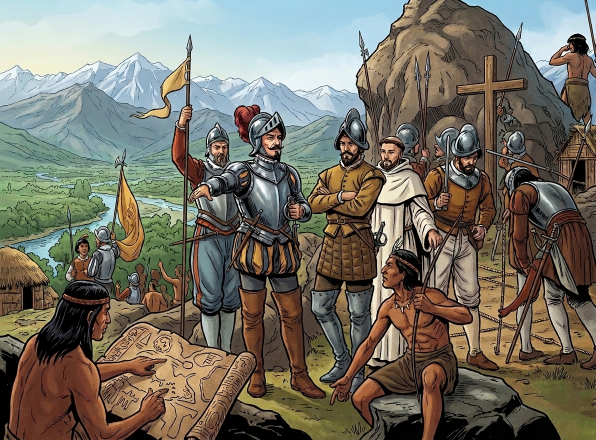
#> input picture imagenes/id_02_fundacion_de_santiago.png, 1191 x 880 px, given in place of id_76_combate_naval_de_iquique.png, which was not available (shown at 1/2 size)
$ python generar_carta_premium.py
#> lines starting #> are read from the running program, lines starting #| are printed output that depends on the picture; pictures that were not available may be replaced by others from this repository, and a replacement may not be noted
"""
generar_carta_premium.py
========================
Genera cartas físicas PREMIUM (fondo negro/dorado) para Misterios de Chile.
Usa el mismo diseño exacto de las cartas 76-80.

DEPENDENCIAS:
    pip install pillow

USO:
    python generar_carta_premium.py

    Para agregar una carta nueva, agrega una entrada al array CARTAS al final
    del archivo y vuelve a ejecutar. Solo genera las cartas listadas.

SALIDA:
    cartas/id_XX_carta_v2.png   (750x1050 px, 150 dpi)
"""

from PIL import Image, ImageDraw, ImageFont
import os, math

# ── Rutas ────────────────────────────────────────────────────────────────────
BASE_DIR  = os.path.dirname(os.path.abspath(__file__))   # misterios-seed/
ROOT_DIR  = os.path.dirname(BASE_DIR)                    # Juego Chile/
IMG_DIR   = os.path.join(ROOT_DIR, "imagenes")
OUT_DIR   = os.path.join(ROOT_DIR, "cartas")

# ── Dimensiones ──────────────────────────────────────────────────────────────
W, H = 750, 1050

# ── Paleta premium ───────────────────────────────────────────────────────────
BG         = (8,  10, 20)
DARK_SLATE = (14, 18, 36)
GOLD_HI    = (255, 215, 80)
GOLD       = (210, 168, 52)
GOLD_DIM   = (160, 128, 38)
GOLD_DK    = (100,  78, 22)
COPPER     = (185, 120, 45)
COPPER_DK  = (130,  80, 25)
CREAM      = (240, 220, 165)
CREAM_DIM  = (190, 168, 115)

# ── Zonas verticales ─────────────────────────────────────────────────────────
Y_CROWN   = 5
Y_YEAR    = 60
Y_SPEC    = 172
Y_TITLE   = 195
Y_TBOT    = 250
Y_IBOT    = 695
Y_TEXT    = 703
Y_FLINE   = H - 58
Y_FOOT    = H - 50
IL, IR    = 24, W - 24

# ── Fuentes ──────────────────────────────────────────────────────────────────
def lf(path, size):
    try:    return ImageFont.truetype(path, size)
    except: return ImageFont.load_default()

SANS_BD  = "/usr/share/fonts/truetype/dejavu/DejaVuSans-Bold.ttf"
SANS     = "/usr/share/fonts/truetype/dejavu/DejaVuSans.ttf"
SERIF_BD = "/usr/share/fonts/truetype/freefont/FreeSerifBold.ttf"
# macOS fallback
if not os.path.exists(SERIF_BD):
    for p in ["/System/Library/Fonts/Times New Roman Bold.ttf",
              "/Library/Fonts/Times New Roman Bold.ttf",
              SANS_BD]:
        if os.path.exists(p): SERIF_BD = p; break

f_year    = lf(SERIF_BD, 104)
f_special = lf(SANS_BD,  15)
f_title   = lf(SANS_BD,  26)
f_label   = lf(SANS_BD,  19)
f_body    = lf(SANS,     18)
f_footer  = lf(SANS_BD,  17)

# ── Helpers ──────────────────────────────────────────────────────────────────
def rr(draw, xy, r, fill=None, outline=None, w=1):
    draw.rounded_rectangle(xy, radius=r, fill=fill, outline=outline, width=w)

def cx_text(draw, text, font, y, color, width=W):
    bb = draw.textbbox((0, 0), text, font=font)
    draw.text(((width - (bb[2]-bb[0])) // 2, y), text, font=font, fill=color)

def diamond(draw, cx, cy, size, color):
    draw.polygon([(cx,cy-size),(cx+size,cy),(cx,cy+size),(cx-size,cy)], fill=color)

def star_points(cx, cy, r_out, r_in, n=8):
    pts = []
    for i in range(n * 2):
        angle = math.pi / n * i - math.pi / 2
        r = r_out if i % 2 == 0 else r_in
        pts.append((cx + r * math.cos(angle), cy + r * math.sin(angle)))
    return pts

def corner_ornament(draw, cx, cy, dx, dy, arm=44):
    draw.line([(cx, cy),(cx+dx*arm, cy)],     fill=GOLD, width=2)
    draw.line([(cx, cy),(cx, cy+dy*arm)],     fill=GOLD, width=2)
    draw.line([(cx, cy),(cx+dx*(arm//2), cy)],fill=GOLD_HI, width=1)
    draw.line([(cx, cy),(cx, cy+dy*(arm//2))],fill=GOLD_HI, width=1)
    pts = star_points(cx, cy, 10, 4, n=8)
    draw.polygon(pts, fill=GOLD)
    diamond(draw, cx+dx*(arm+7), cy, 5, GOLD_DIM)
    diamond(draw, cx, cy+dy*(arm+7), 5, GOLD_DIM)

def side_diamonds(draw, spacing=52):
    for y in range(spacing//2, H, spacing):
        diamond(draw, 9,   y, 3, GOLD_DIM)
        diamond(draw, W-9, y, 3, GOLD_DIM)
    for x in range(spacing//2, W, spacing):
        diamond(draw, x, 9,   3, GOLD_DIM)
        diamond(draw, x, H-9, 3, GOLD_DIM)

def draw_crown(draw, cx, top_y):
    bw, bh = 68, 20
    bx, by = cx-bw//2, top_y+26
    draw.rectangle([bx, by, bx+bw, by+bh], fill=GOLD)
    for px, ph in [(bx+4,16),(cx,24),(bx+bw-4,16)]:
        draw.polygon([(px-9,by),(px,by-ph),(px+9,by)], fill=GOLD)
    for px in [bx+12, cx, bx+bw-12]:
        draw.ellipse([(px-4,by+3),(px+4,by+11)], fill=BG, outline=GOLD_DIM, width=1)

def wrap_draw(draw, text, font, x, y, max_w, lh, color):
    words = text.split()
    lines, cur = [], ""
    for w in words:
        test = (cur + " " + w).strip()
        if draw.textbbox((0,0), test, font=font)[2] <= max_w:
            cur = test
        else:
            if cur: lines.append(cur)
            cur = w
    if cur: lines.append(cur)
    for i, line in enumerate(lines):
        draw.text((x, y + i*lh), line, font=font, fill=color)
    return y + len(lines) * lh

# ── Función principal ─────────────────────────────────────────────────────────
def generar_carta(card):
    img  = Image.new("RGB", (W, H), BG)
    draw = ImageDraw.Draw(img)

    rr(draw, [0,0,W-1,H-1], r=18, fill=BG)

    # Triple marco
    rr(draw, [4,4,W-5,H-5],     r=18, fill=None, outline=GOLD,    w=3)
    rr(draw, [10,10,W-11,H-11], r=14, fill=None, outline=GOLD_DIM,w=1)
    rr(draw, [14,14,W-15,H-15], r=11, fill=None, outline=GOLD_DK, w=1)

    side_diamonds(draw, spacing=52)

    for (cx,cy),(dx,dy) in [((IL,18),(1,1)),((IR,18),(-1,1)),
                             ((IL,H-18),(1,-1)),((IR,H-18),(-1,-1))]:
        corner_ornament(draw, cx, cy, dx, dy)

    draw_crown(draw, W//2, Y_CROWN)

    # Año
    cx_text(draw, card["anio"], f_year, Y_YEAR, GOLD_HI)
    draw.line([(IL+20, Y_YEAR+108),(IR-20, Y_YEAR+108)], fill=GOLD_DIM, width=1)
    for px in [W//2-50, W//2, W//2+50]:
        diamond(draw, px, Y_YEAR+108, 4, GOLD)

    # Banda CARTA ESPECIAL
    rr(draw, [IL, Y_SPEC-2, IR, Y_SPEC+22], r=2,
       fill=(30,22,8), outline=GOLD_DIM, w=1)
    cx_text(draw, "✦  CARTA ESPECIAL  ✦", f_special, Y_SPEC+2, GOLD)

    # Banda título
    rr(draw, [IL, Y_TITLE, IR, Y_TBOT], r=4,
       fill=COPPER_DK, outline=COPPER, w=2)
    draw.line([(IL+6, Y_TITLE+4),(IR-6, Y_TITLE+4)], fill=COPPER, width=1)
    draw.line([(IL+6, Y_TBOT-4),(IR-6, Y_TBOT-4)], fill=COPPER, width=1)

    evento = card["evento"]
    f_ev = f_title
    while draw.textbbox((0,0), evento, font=f_ev)[2] > IR-IL-24 and f_ev.size > 15:
        f_ev = lf(SANS_BD, f_ev.size - 2)
    title_y = Y_TITLE + (Y_TBOT-Y_TITLE - (draw.textbbox((0,0),evento,font=f_ev)[3]-draw.textbbox((0,0),evento,font=f_ev)[1]))//2
    cx_text(draw, evento, f_ev, title_y, CREAM, W)

    # Imagen histórica
    img_path = os.path.join(IMG_DIR, card["img"])
    hist = Image.open(img_path).convert("RGB")
    IW, IH = IR-IL, Y_IBOT-Y_TBOT
    ratio = max(IW/hist.width, IH/hist.height)
    nw, nh = int(hist.width*ratio), int(hist.height*ratio)
    hist = hist.resize((nw, nh), Image.LANCZOS)
    cx2, cy2 = (nw-IW)//2, (nh-IH)//2
    hist = hist.crop((cx2, cy2, cx2+IW, cy2+IH))
    img.paste(hist, (IL, Y_TBOT))

    rr(draw, [IL, Y_TBOT, IR, Y_IBOT], r=0, fill=None, outline=GOLD, w=2)
    rr(draw, [IL+4, Y_TBOT+4, IR-4, Y_IBOT-4], r=0, fill=None, outline=GOLD_DK, w=1)
    for (px,py) in [(IL,Y_TBOT),(IR,Y_TBOT),(IL,Y_IBOT),(IR,Y_IBOT)]:
        diamond(draw, px, py, 6, GOLD)

    # Área de texto
    rr(draw, [IL, Y_TEXT, IR, Y_FLINE-4], r=6,
       fill=DARK_SLATE, outline=GOLD_DIM, w=1)
    TX, TW = IL+16, IR-IL-32
    ty = Y_TEXT + 14
    draw.text((TX, ty), "DESCRIPCIÓN:", font=f_label, fill=GOLD)
    ty += 25
    ty = wrap_draw(draw, card["desc"], f_body, TX, ty, TW, 21, CREAM_DIM) + 10
    draw.text((TX, ty), "PERSONAJES:", font=f_label, fill=GOLD)
    ty += 23
    wrap_draw(draw, card["personajes"], f_body, TX, ty, TW, 21, CREAM)

    # Footer
    draw.line([(IL, Y_FLINE),(IR, Y_FLINE)], fill=GOLD, width=2)
    rr(draw, [IL, Y_FOOT, IR, H-6], r=5, fill=(18,14,4), outline=GOLD_DIM, w=1)
    draw.text((IL+12, Y_FOOT+6), f"ID {card['num']}", font=f_footer, fill=GOLD_HI)
    cx_text(draw, "★  EDICIÓN ESPECIAL  ★", f_footer, Y_FOOT+6, GOLD, W)
    dif_txt = f"◆ {card['dif']}"
    bb = draw.textbbox((0,0), dif_txt, font=f_footer)
    draw.text((IR-(bb[2]-bb[0])-12, Y_FOOT+6), dif_txt, font=f_footer, fill=GOLD_HI)

    out = os.path.join(OUT_DIR, f"id_{card['num']}_carta_v2.png")
    img.save(out, "PNG", dpi=(150, 150))
    print(f"  ✅  {out}")

# ── CARTAS A GENERAR ─────────────────────────────────────────────────────────
# Para agregar una carta nueva, copia el bloque y rellena los campos.
# "num"        → ID de 2 dígitos (ej: "81")
# "anio"       → Año del evento (ej: "1920")
# "evento"     → Título en MAYÚSCULAS (ej: "NOMBRE DEL EVENTO")
# "img"        → Nombre del archivo en imagenes/ (con extensión)
# "desc"       → Descripción para la carta (máx ~300 caracteres)
# "personajes" → Nombres separados por · o coma
# "dif"        → "Fácil", "Media" o "Difícil"

CARTAS = [
    {
        "num": "76", "anio": "1879", "evento": "COMBATE NAVAL DE IQUIQUE",
        "img": "id_76_combate_naval_de_iquique.png",
        "desc": "Fue una batalla naval crucial donde la corbeta Esmeralda fue hundida por el blindado Huáscar. El comandante Arturo Prat se negó a rendirse, transformándose en el héroe naval más importante de la historia chilena.",
        "personajes": "Arturo Prat · Miguel Grau", "dif": "Fácil",
    },
    {
        "num": "77", "anio": "1880", "evento": "CUESTIÓN SOCIAL",
        "img": "id_77_cuestion_social.png",
        "desc": "Miles de familias obreras vivían hacinadas sin agua potable ni atención médica, mientras el país producía una riqueza enorme con el salitre. El despertar de la clase trabajadora cambiaría para siempre la política chilena.",
        "personajes": "Luis Emilio Recabarren", "dif": "Fácil",
    },
    {
        "num": "78", "anio": "1823", "evento": "CONSTITUCIÓN MORALISTA",
        "img": "id_78_constitucion_moralista_1823.png",
        "desc": "Un documento tan exigente que pretendía regular hasta los hábitos privados de los ciudadanos, premiando la virtud y castigando el vicio. Fue inejecutable y abandonada en menos de un año.",
        "personajes": "Juan Egaña", "dif": "Media",
    },
    {
        "num": "79", "anio": "1828", "evento": "CONSTITUCIÓN LIBERAL",
        "img": "id_79_constitucion_liberal_1828.png",
        "desc": "Texto de ideario liberal que fortaleció al Poder Legislativo, consagró derechos individuales y estableció un sistema descentralizado. Fue derrocada por los conservadores tras la batalla de Lircay.",
        "personajes": "Francisco Antonio Pinto · Melchor de Santiago Concha", "dif": "Media",
    },
    {
        "num": "80", "anio": "1833", "evento": "CONSTITUCIÓN DE 1833",
        "img": "id_80_constitucion_de_1833.png",
        "desc": "Marcó el inicio de la estabilidad republicana con un ejecutivo poderoso, posibilidad de reelección y voto censitario. Reconoció la religión católica como oficial del Estado. Rigió por casi cien años.",
        "personajes": "Diego Portales · Mariano Egaña · Manuel José Gandarillas", "dif": "Media",
    },
]

if __name__ == "__main__":
    os.makedirs(OUT_DIR, exist_ok=True)
    print(f"Generando {len(CARTAS)} carta(s) premium...\n")
    for card in CARTAS:
        generar_carta(card)
#> in generar_carta, `img  = Image.new("RGB", (W, H), BG)`:
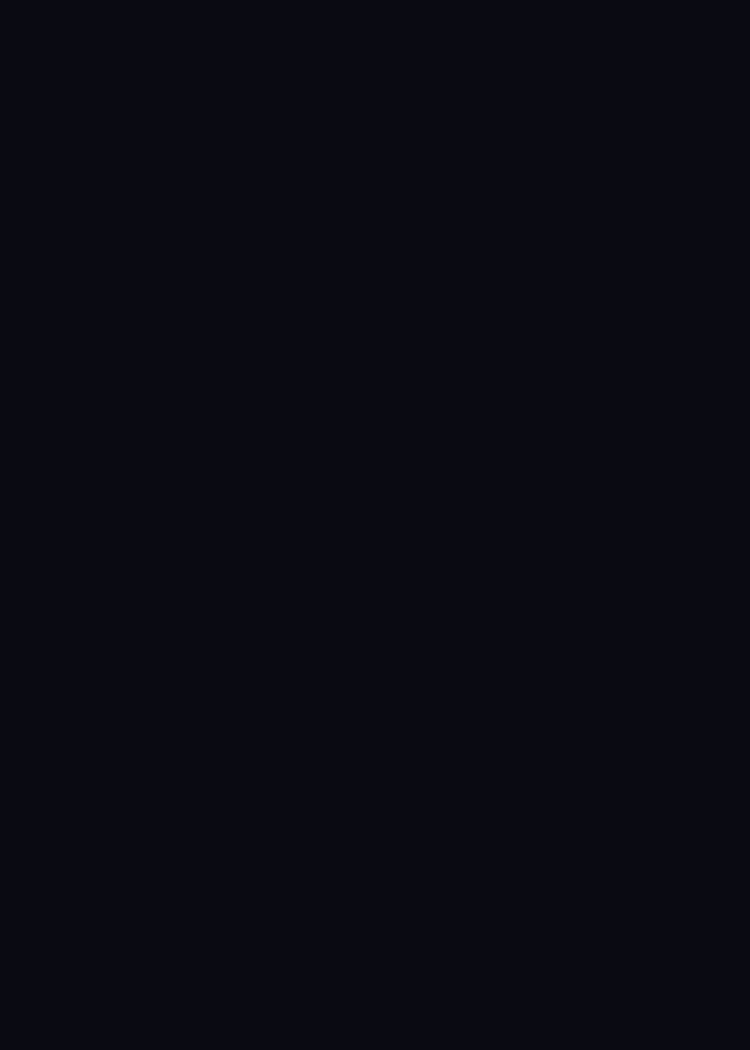
#> img: PIL image 750x1050 RGB; mean R, G, B 8, 10, 20
#> in generar_carta, `title_y = Y_TITLE + (Y_TBOT-Y_TITLE - (draw.textbbox((0,0),evento,font..`: title_y = 211
#> in generar_carta, `hist = hist.resize((nw, nh), Image.LANCZOS)`:
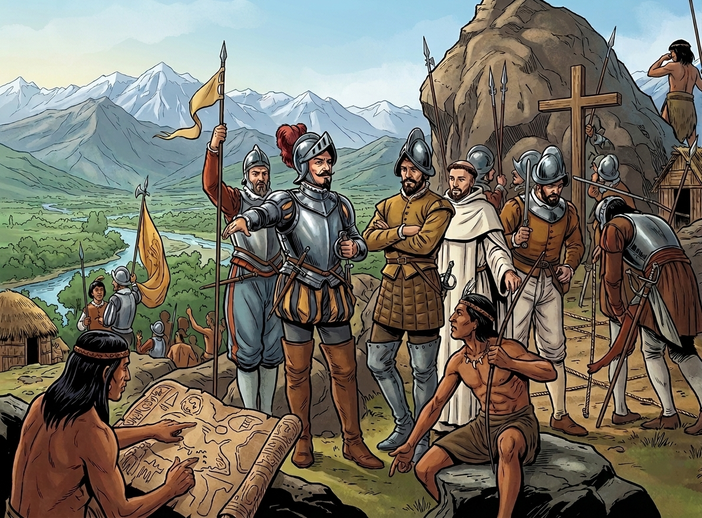
#> hist: PIL image 702x518 RGB; mean R, G, B 116.6, 112.2, 100.3
#> in generar_carta, `hist = hist.crop((cx2, cy2, cx2+IW, cy2+IH))`:
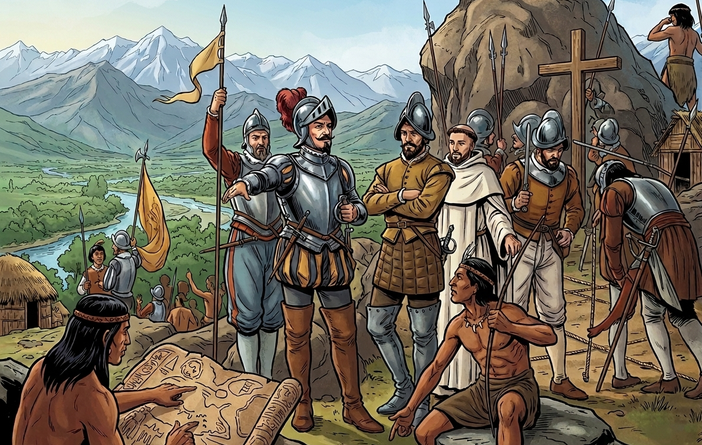
#> hist: PIL image 702x445 RGB; mean R, G, B 115.9, 109.8, 96.6
#> in generar_carta, `img.paste(hist, (IL, Y_TBOT))`:
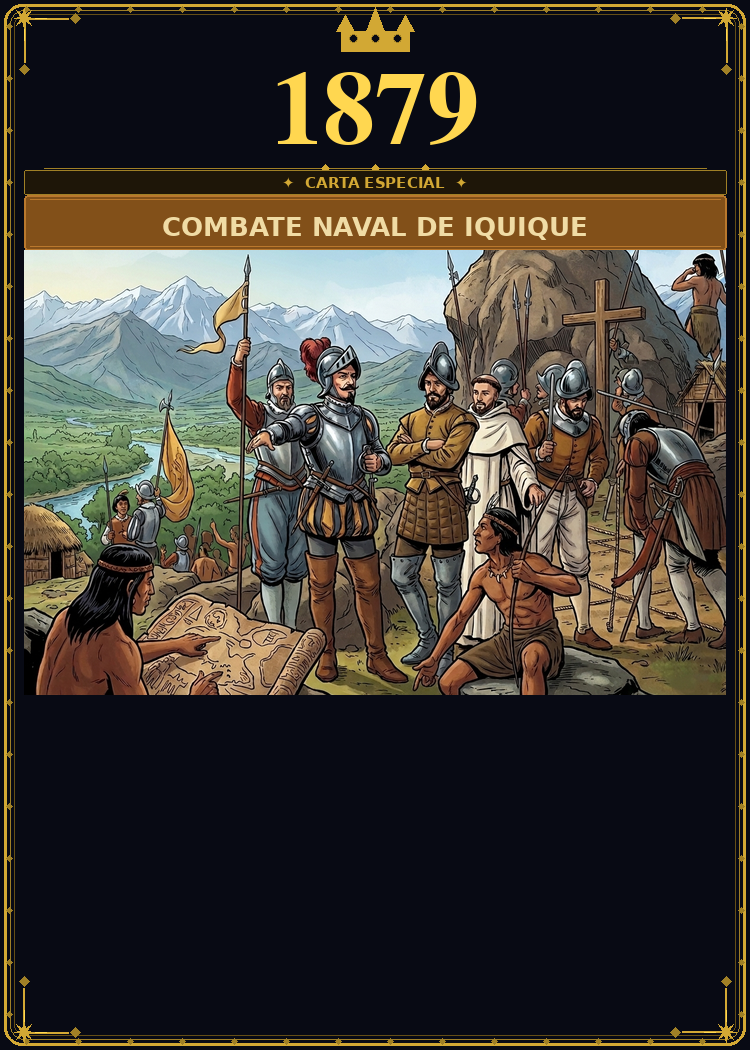
#> img: PIL image 750x1050 RGB; mean R, G, B 65.4, 59.9, 52.4
#> in generar_carta, `ty = wrap_draw(draw, card["desc"], f_body, TX, ty, TW, 21, CREAM_DIM) ..`: ty = 815
#> in generar_carta, `ty += 23`: ty = 838
#> in generar_carta, `bb = draw.textbbox((0,0), dif_txt, font=f_footer)`: bb = (0, 2, 63, 19)
#> in generar_carta, `img.save(out, "PNG", dpi=(150, 150))`:
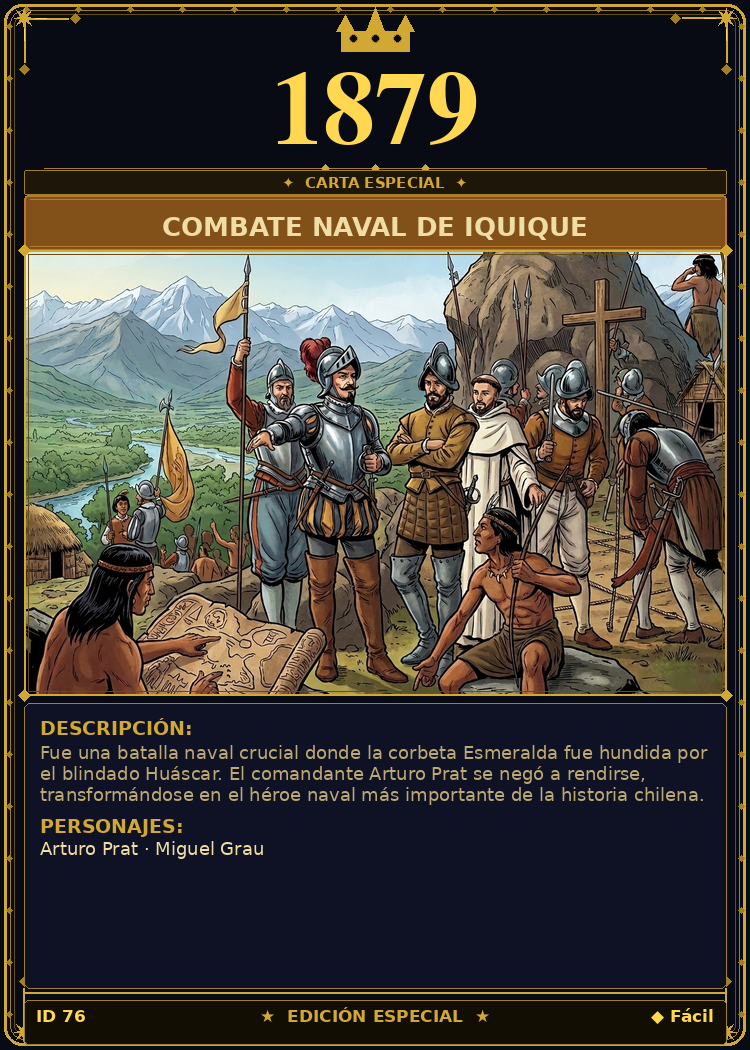
#> saved as id_76_carta_v2.png: PIL image 750x1050 RGB; mean R, G, B 71, 65, 56.3
#> pass 2 of the loop `for card in CARTAS:`:
#> title_y = 210
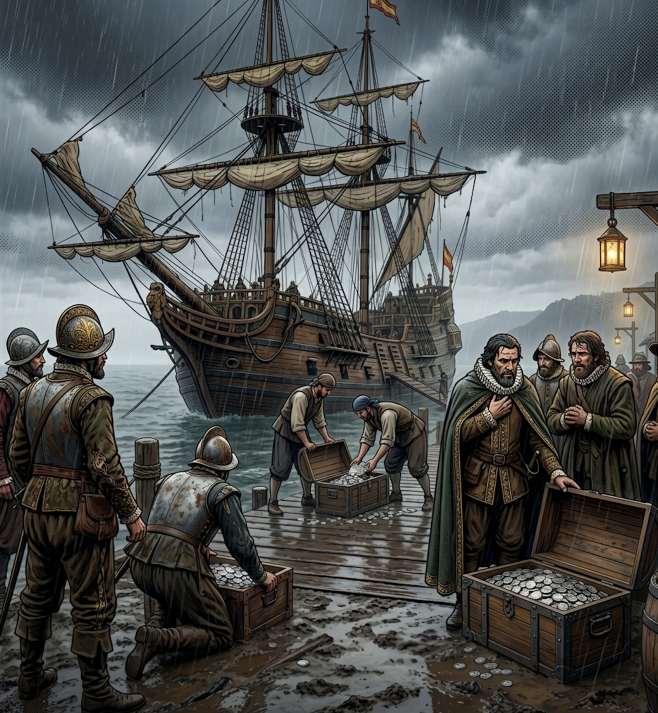
#> input picture imagenes/id_08_real_situado.png, 1316 x 1426 px, given in place of id_77_cuestion_social.png, which was not available (shown at 1/2 size)
#> in generar_carta (call 2), `hist = hist.crop((cx2, cy2, cx2+IW, cy2+IH))`:
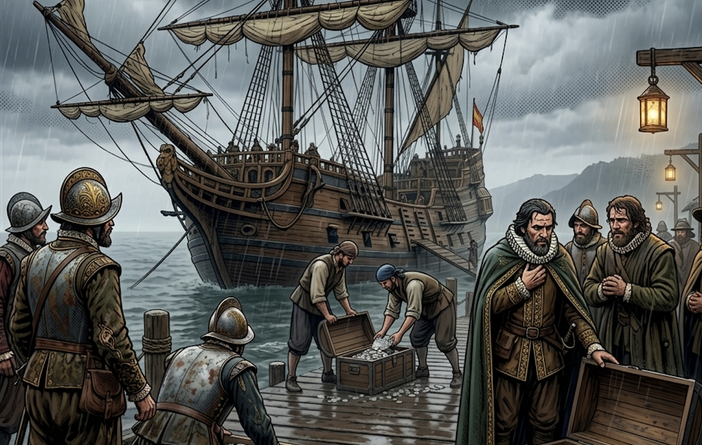
#> hist: PIL image 702x445 RGB; mean R, G, B 90.3, 91.7, 88.9
#> in generar_carta (call 2), `ty = wrap_draw(draw, card["desc"], f_body, TX, ty, TW, 21, CREAM_DIM) ..`: ty = 836
#> in generar_carta (call 2), `ty += 23`: ty = 859
#> in generar_carta (call 2), `img.save(out, "PNG", dpi=(150, 150))`:
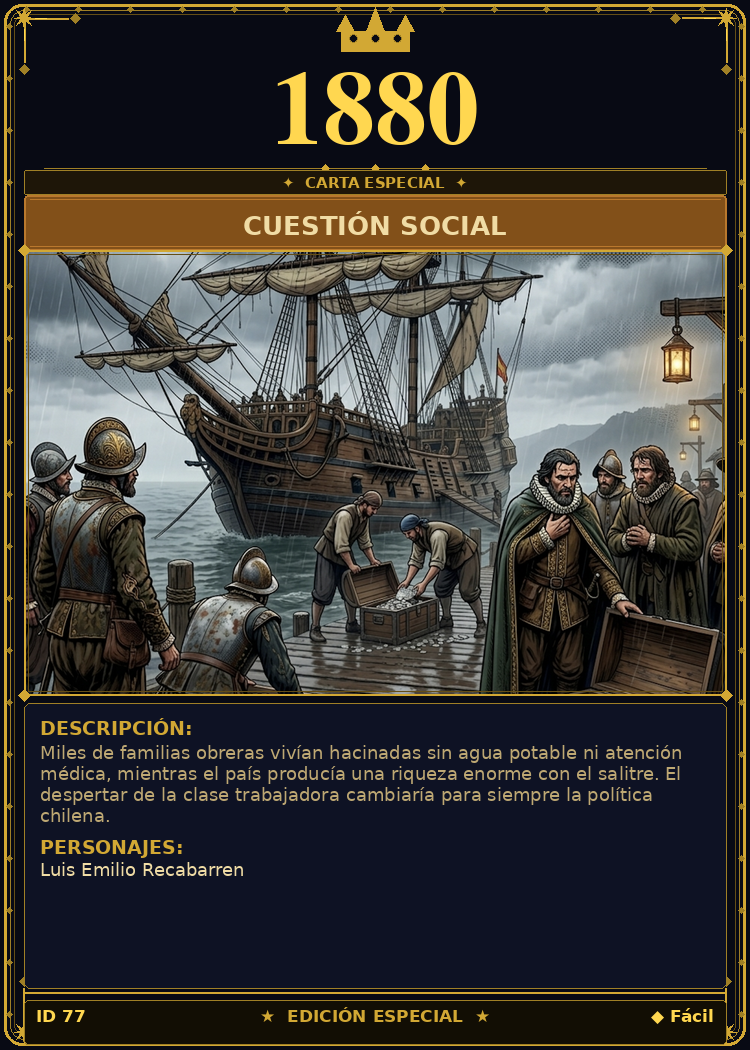
#> saved as id_77_carta_v2.png: PIL image 750x1050 RGB; mean R, G, B 61.3, 58.1, 53.4
#> (the run stopped early here; a loop or call above may not have finished)
